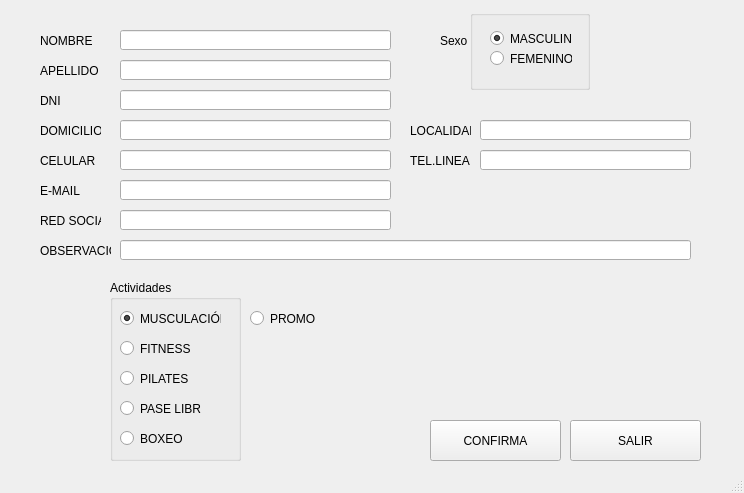
<?xml version="1.0" encoding="UTF-8"?>
<ui version="4.0">
 <class>MainWindow</class>
 <widget class="QMainWindow" name="MainWindow">
  <property name="geometry">
   <rect>
    <x>0</x>
    <y>0</y>
    <width>744</width>
    <height>493</height>
   </rect>
  </property>
  <property name="minimumSize">
   <size>
    <width>744</width>
    <height>493</height>
   </size>
  </property>
  <property name="maximumSize">
   <size>
    <width>744</width>
    <height>493</height>
   </size>
  </property>
  <property name="acceptDrops">
   <bool>false</bool>
  </property>
  <property name="windowTitle">
   <string>- ALTA SOCIO -</string>
  </property>
  <widget class="QWidget" name="centralwidget">
   <widget class="QLabel" name="labelNombre">
    <property name="geometry">
     <rect>
      <x>40</x>
      <y>30</y>
      <width>61</width>
      <height>21</height>
     </rect>
    </property>
    <property name="text">
     <string>NOMBRE</string>
    </property>
   </widget>
   <widget class="QLabel" name="labelApellido">
    <property name="geometry">
     <rect>
      <x>40</x>
      <y>60</y>
      <width>61</width>
      <height>21</height>
     </rect>
    </property>
    <property name="text">
     <string>APELLIDO</string>
    </property>
   </widget>
   <widget class="QLabel" name="labelDNI">
    <property name="geometry">
     <rect>
      <x>40</x>
      <y>90</y>
      <width>61</width>
      <height>21</height>
     </rect>
    </property>
    <property name="text">
     <string>DNI</string>
    </property>
   </widget>
   <widget class="QLabel" name="labelDomicilio">
    <property name="geometry">
     <rect>
      <x>40</x>
      <y>120</y>
      <width>61</width>
      <height>21</height>
     </rect>
    </property>
    <property name="text">
     <string>DOMICILIO</string>
    </property>
   </widget>
   <widget class="QLabel" name="labelTelLinea">
    <property name="geometry">
     <rect>
      <x>410</x>
      <y>150</y>
      <width>61</width>
      <height>21</height>
     </rect>
    </property>
    <property name="text">
     <string>TEL.LINEA</string>
    </property>
   </widget>
   <widget class="QLabel" name="labelCelular">
    <property name="geometry">
     <rect>
      <x>40</x>
      <y>150</y>
      <width>61</width>
      <height>21</height>
     </rect>
    </property>
    <property name="text">
     <string>CELULAR</string>
    </property>
   </widget>
   <widget class="QLabel" name="labelEmail">
    <property name="geometry">
     <rect>
      <x>40</x>
      <y>180</y>
      <width>61</width>
      <height>21</height>
     </rect>
    </property>
    <property name="text">
     <string>E-MAIL</string>
    </property>
   </widget>
   <widget class="QLabel" name="labelRedSocial">
    <property name="geometry">
     <rect>
      <x>40</x>
      <y>210</y>
      <width>61</width>
      <height>21</height>
     </rect>
    </property>
    <property name="text">
     <string>RED SOCIAL</string>
    </property>
   </widget>
   <widget class="QLabel" name="labelObservacion">
    <property name="geometry">
     <rect>
      <x>40</x>
      <y>240</y>
      <width>71</width>
      <height>21</height>
     </rect>
    </property>
    <property name="text">
     <string>OBSERVACIÓN</string>
    </property>
   </widget>
   <widget class="QLabel" name="labelSexo">
    <property name="geometry">
     <rect>
      <x>440</x>
      <y>30</y>
      <width>41</width>
      <height>21</height>
     </rect>
    </property>
    <property name="text">
     <string>Sexo</string>
    </property>
   </widget>
   <widget class="QLineEdit" name="lineEditNombre">
    <property name="geometry">
     <rect>
      <x>120</x>
      <y>30</y>
      <width>271</width>
      <height>20</height>
     </rect>
    </property>
    <property name="styleSheet">
     <string notr="true"/>
    </property>
    <property name="inputMethodHints">
     <set>Qt::ImhUppercaseOnly</set>
    </property>
   </widget>
   <widget class="QLineEdit" name="lineEditApellido">
    <property name="geometry">
     <rect>
      <x>120</x>
      <y>60</y>
      <width>271</width>
      <height>20</height>
     </rect>
    </property>
    <property name="inputMethodHints">
     <set>Qt::ImhUppercaseOnly</set>
    </property>
   </widget>
   <widget class="QLineEdit" name="lineEditDNI">
    <property name="geometry">
     <rect>
      <x>120</x>
      <y>90</y>
      <width>271</width>
      <height>20</height>
     </rect>
    </property>
    <property name="inputMethodHints">
     <set>Qt::ImhDigitsOnly</set>
    </property>
   </widget>
   <widget class="QLineEdit" name="lineEditDomicilio">
    <property name="geometry">
     <rect>
      <x>120</x>
      <y>120</y>
      <width>271</width>
      <height>20</height>
     </rect>
    </property>
    <property name="inputMethodHints">
     <set>Qt::ImhUppercaseOnly</set>
    </property>
   </widget>
   <widget class="QLabel" name="labelLocalidad">
    <property name="geometry">
     <rect>
      <x>410</x>
      <y>120</y>
      <width>61</width>
      <height>21</height>
     </rect>
    </property>
    <property name="text">
     <string>LOCALIDAD</string>
    </property>
   </widget>
   <widget class="QLineEdit" name="lineEditLocalidad">
    <property name="geometry">
     <rect>
      <x>480</x>
      <y>120</y>
      <width>211</width>
      <height>20</height>
     </rect>
    </property>
    <property name="inputMethodHints">
     <set>Qt::ImhUppercaseOnly</set>
    </property>
   </widget>
   <widget class="QLineEdit" name="lineEditCelular">
    <property name="geometry">
     <rect>
      <x>120</x>
      <y>150</y>
      <width>271</width>
      <height>20</height>
     </rect>
    </property>
    <property name="inputMethodHints">
     <set>Qt::ImhDigitsOnly</set>
    </property>
   </widget>
   <widget class="QLineEdit" name="lineEditTelLinea">
    <property name="geometry">
     <rect>
      <x>480</x>
      <y>150</y>
      <width>211</width>
      <height>20</height>
     </rect>
    </property>
    <property name="inputMethodHints">
     <set>Qt::ImhDigitsOnly</set>
    </property>
   </widget>
   <widget class="QLineEdit" name="lineEditEmail">
    <property name="geometry">
     <rect>
      <x>120</x>
      <y>180</y>
      <width>271</width>
      <height>20</height>
     </rect>
    </property>
    <property name="inputMethodHints">
     <set>Qt::ImhEmailCharactersOnly</set>
    </property>
   </widget>
   <widget class="QLineEdit" name="lineEditRedSocial">
    <property name="geometry">
     <rect>
      <x>120</x>
      <y>210</y>
      <width>271</width>
      <height>20</height>
     </rect>
    </property>
   </widget>
   <widget class="QPushButton" name="btnAltaSalir">
    <property name="geometry">
     <rect>
      <x>570</x>
      <y>420</y>
      <width>131</width>
      <height>41</height>
     </rect>
    </property>
    <property name="text">
     <string>SALIR</string>
    </property>
   </widget>
   <widget class="QPushButton" name="btnAltaConfirmar">
    <property name="geometry">
     <rect>
      <x>430</x>
      <y>420</y>
      <width>131</width>
      <height>41</height>
     </rect>
    </property>
    <property name="text">
     <string>CONFIRMA</string>
    </property>
   </widget>
   <widget class="QLabel" name="labelMostrarPrecio">
    <property name="geometry">
     <rect>
      <x>570</x>
      <y>360</y>
      <width>121</width>
      <height>31</height>
     </rect>
    </property>
    <property name="text">
     <string/>
    </property>
   </widget>
   <widget class="QLineEdit" name="lineEditObservacion">
    <property name="geometry">
     <rect>
      <x>120</x>
      <y>240</y>
      <width>571</width>
      <height>20</height>
     </rect>
    </property>
   </widget>
   <widget class="QGroupBox" name="groupBoxAtividades">
    <property name="geometry">
     <rect>
      <x>110</x>
      <y>280</y>
      <width>131</width>
      <height>181</height>
     </rect>
    </property>
    <property name="title">
     <string>Actividades</string>
    </property>
    <widget class="QRadioButton" name="radioButtonMusculacion">
     <property name="geometry">
      <rect>
       <x>10</x>
       <y>30</y>
       <width>101</width>
       <height>17</height>
      </rect>
     </property>
     <property name="text">
      <string>MUSCULACIÓN</string>
     </property>
     <property name="checked">
      <bool>true</bool>
     </property>
    </widget>
    <widget class="QRadioButton" name="radioButtonFitness">
     <property name="geometry">
      <rect>
       <x>10</x>
       <y>60</y>
       <width>82</width>
       <height>17</height>
      </rect>
     </property>
     <property name="text">
      <string>FITNESS</string>
     </property>
    </widget>
    <widget class="QRadioButton" name="radioButtonPaseLibre">
     <property name="geometry">
      <rect>
       <x>10</x>
       <y>120</y>
       <width>82</width>
       <height>17</height>
      </rect>
     </property>
     <property name="text">
      <string>PASE LIBRE</string>
     </property>
    </widget>
    <widget class="QRadioButton" name="radioButtonBoxeo">
     <property name="geometry">
      <rect>
       <x>10</x>
       <y>150</y>
       <width>82</width>
       <height>17</height>
      </rect>
     </property>
     <property name="text">
      <string>BOXEO</string>
     </property>
    </widget>
    <widget class="QRadioButton" name="radioButtonPilates">
     <property name="geometry">
      <rect>
       <x>10</x>
       <y>90</y>
       <width>82</width>
       <height>17</height>
      </rect>
     </property>
     <property name="text">
      <string>PILATES</string>
     </property>
    </widget>
   </widget>
   <widget class="QGroupBox" name="groupBoxSexo">
    <property name="geometry">
     <rect>
      <x>470</x>
      <y>10</y>
      <width>120</width>
      <height>80</height>
     </rect>
    </property>
    <property name="title">
     <string/>
    </property>
    <widget class="QRadioButton" name="radioButtonMasculino">
     <property name="geometry">
      <rect>
       <x>20</x>
       <y>20</y>
       <width>82</width>
       <height>17</height>
      </rect>
     </property>
     <property name="text">
      <string>MASCULINO</string>
     </property>
     <property name="checked">
      <bool>true</bool>
     </property>
    </widget>
    <widget class="QRadioButton" name="radioButtonFemenino">
     <property name="geometry">
      <rect>
       <x>20</x>
       <y>40</y>
       <width>82</width>
       <height>17</height>
      </rect>
     </property>
     <property name="text">
      <string>FEMENINO</string>
     </property>
    </widget>
   </widget>
   <widget class="QRadioButton" name="radioButtonPromo">
    <property name="geometry">
     <rect>
      <x>250</x>
      <y>310</y>
      <width>82</width>
      <height>17</height>
     </rect>
    </property>
    <property name="text">
     <string>PROMO</string>
    </property>
    <property name="checked">
     <bool>false</bool>
    </property>
    <property name="autoExclusive">
     <bool>true</bool>
    </property>
   </widget>
   <widget class="QLabel" name="labelAltaImagenLogo">
    <property name="geometry">
     <rect>
      <x>560</x>
      <y>280</y>
      <width>131</width>
      <height>101</height>
     </rect>
    </property>
    <property name="text">
     <string/>
    </property>
    <property name="pixmap">
     <pixmap>logo_orbis.jpg</pixmap>
    </property>
   </widget>
  </widget>
  <widget class="QStatusBar" name="statusbar"/>
 </widget>
 <resources>
  <include location="imagenes.qrc"/>
 </resources>
 <connections/>
</ui>
